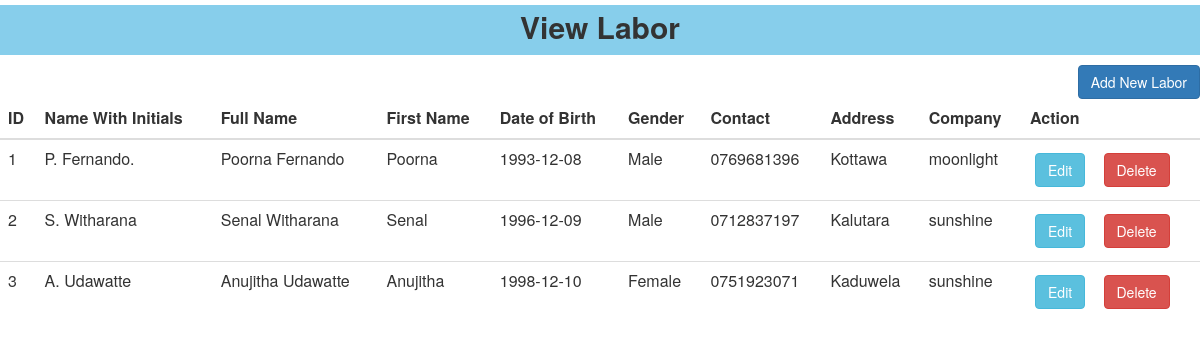
Screenshot of /viewlabour.php with the database file from the repository.
### tables this page shows
CREATE TABLE IF NOT EXISTS `labor` (
  `id` int(11) NOT NULL AUTO_INCREMENT,
  `name_with_initial` varchar(500) NOT NULL,
  `full_name` varchar(50) NOT NULL,
  `first_name` varchar(15) NOT NULL,
  `birthday` date NOT NULL,
  `gender` varchar(10) NOT NULL,
  `contact` varchar(11) NOT NULL,
  `address` text NOT NULL,
  `company` varchar(15) NOT NULL,
  PRIMARY KEY (`id`)
);

### viewlabour.php (the view, shortened to what this page needs)
<DOCKTYPE!>
<?php
    include "config.php";
    $sql="SELECT * FROM labor ;";
    $result=$conn->query($sql);
?>
<HTML>
        <head>
            <link rel="stylesheet" href="https://maxcdn.bootstrapcdn.com/bootstrap/3.3.7/css/bootstrap.min.css">
        </head>
        <body>
                <h2 style=" text-align: center;background-color: skyblue; height: 50px; margin-top: 5px; margin-bottom: 10px; padding-top: 5px;padding-bottom: 15px; font-weight: bold">View Labor</h2>
                <a class="btn btn-primary" style = "float:right" href="labourform.php">Add New Labor </a>
                    <table class="table">
                        <thead>
                            <tr>
                                <th>ID</th>
                                <th>Name With Initials</th>
                                <th>Full Name</th>
                                <th>First Name</th>
                                <th>Date of Birth</th>
                                <th>Gender</th>
                                <th>Contact</th>
                                <th>Address</th>
                                <th>Company</th>
                                <th>Action</th>
                            </tr>
                            </thead>
                            <tbody>
                                <?php
                                    while($row=$result->fetch_assoc()){
                                 ?>
                                    <tr>
                                        <td><?php echo $row['id']; ?></td>
                                        <td><?php echo $row['name_with_initial']; ?></td>
                                        <td><?php echo $row['full_name'] ?></td>
                                        <td><?php echo $row['first_name'] ?></td>
                                        <td><?php echo $row['birthday'] ?></td>
                                        <td><?php echo $row['gender'] ?></td>
                                        <td><?php echo $row['contact'] ?></td>
                                        <td><?php echo $row['address'] ?></td>
                                        <td><?php echo $row['company'] ?></td>
                                        <td>
                                        <a class="btn btn-info" style="margin:5px;"href="updatelabour.php? id=<?php echo $row['id'] ?>"  >Edit</a>&nbsp;&nbsp;
                                        <a class="btn btn-danger" href="deletelabour.php? id=<?php echo $row['id']; ?>">Delete</a>
                                        </td>
                                    </tr>
                                <?php
                                        }
                                ?>
                            </tbody>
                    </table>
        </body>
    </HTML>

### rows the page displays
labor: id "1", name_with_initial "P. Fernando.", full_name "Poorna Fernando", first_name "Poorna", birthday "1993-12-08", gender "Male", contact "0769681396", address "Kottawa", company "moonlight"
labor: id "2", name_with_initial "S. Witharana", full_name "Senal Witharana", first_name "Senal", birthday "1996-12-09", gender "Male", contact "0712837197", address "Kalutara", company "sunshine"
labor: id "3", name_with_initial "A. Udawatte", full_name "Anujitha Udawatte", first_name "Anujitha", birthday "1998-12-10", gender "Female", contact "0751923071", address "Kaduwela", company "sunshine"
